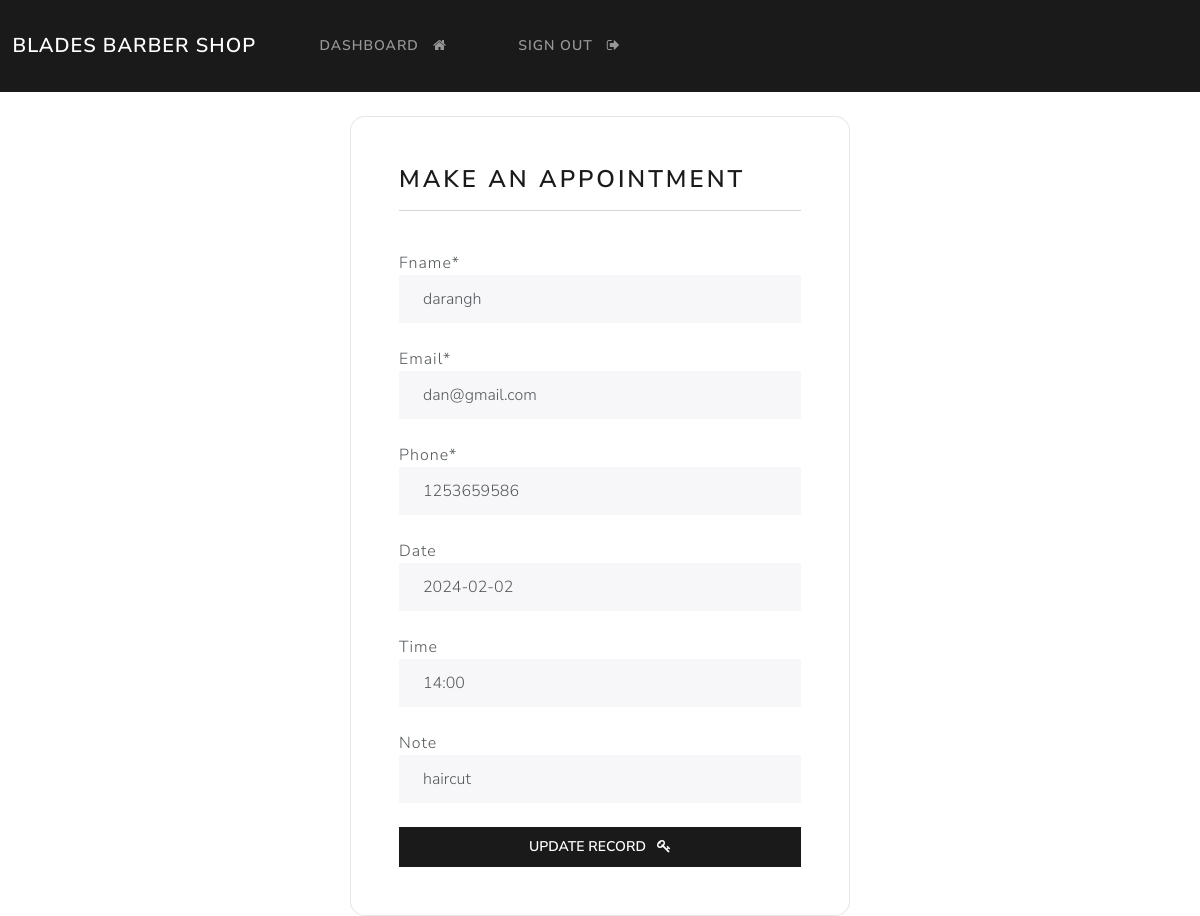
/update-record/5 (signed in), run on the app's committed database.
### app/models.py (models this page shows, shortened)
class Record(models.Model):
    fname = models.CharField(max_length=100)
    email = models.CharField(max_length=255)
    phone = models.CharField(max_length=20)
    date = models.DateField(blank=True,null=True)
    time = models.CharField(max_length=10,blank=True,null=True)
    note = models.CharField(max_length=100,blank=True,null=True)

### app/views.py (the view)
# urls.py: path('update-record/<int:pk>', views.update_record, name="update-record"),
@login_required(login_url='login')
def update_record(request, pk):
    record = Record.objects.get(id=pk)
    form = UpdateRecordForm(instance=record)
    if request.method == 'POST':
        form = UpdateRecordForm(request.POST, instance=record)
        if form.is_valid():
            form.save()
            messages.success(request, "Your appointment has been updated!")
            return redirect("dashboard")
    context = {'form':form}
    return render(request, 'account/update-record.html', context=context)

### app/forms.py
class UpdateRecordForm(forms.ModelForm):
    class Meta:
        model = Record
        fields = ['fname', 'email', 'email', 'phone', 'date', 'time', 'note',]

### templates/account/update-record.html (shortened to what this page needs)
{% extends 'account/base.html' %}
{% load crispy_forms_tags %}
{% block content %}
<body>
    <div class="container bg-light shadow-md p-5 form-layout">
        <h3> Make an appointment </h3>
        <hr>
        <br>
        <form method="POST" autocomplete="off">
                {{form.fname|as_crispy_field}}
                <br>
                {{form.email|as_crispy_field}}
                <br>
                {{form.phone|as_crispy_field}}
                <br>
                {{form.date|as_crispy_field}}
                <br>
                {{form.time|as_crispy_field}}
                <br>
                {{form.note|as_crispy_field}}
                <br>
                <button type="submit" class="btn btn-primary w-100 btn-block p-2"> Update record &nbsp; <i class="fa fa-key" aria-hidden="true"></i> </button>
            </form>
        </div>
    </body>
{% endblock %}

### static/css/styles.css (style rules this page uses)
.form-layout { border-radius: 15px; width: 500px; }

### data on the page
Record: fname "darangh", email "dan@gmail.com", phone "1253659586", date "2024-02-02", time "14:00", note "haircut"
